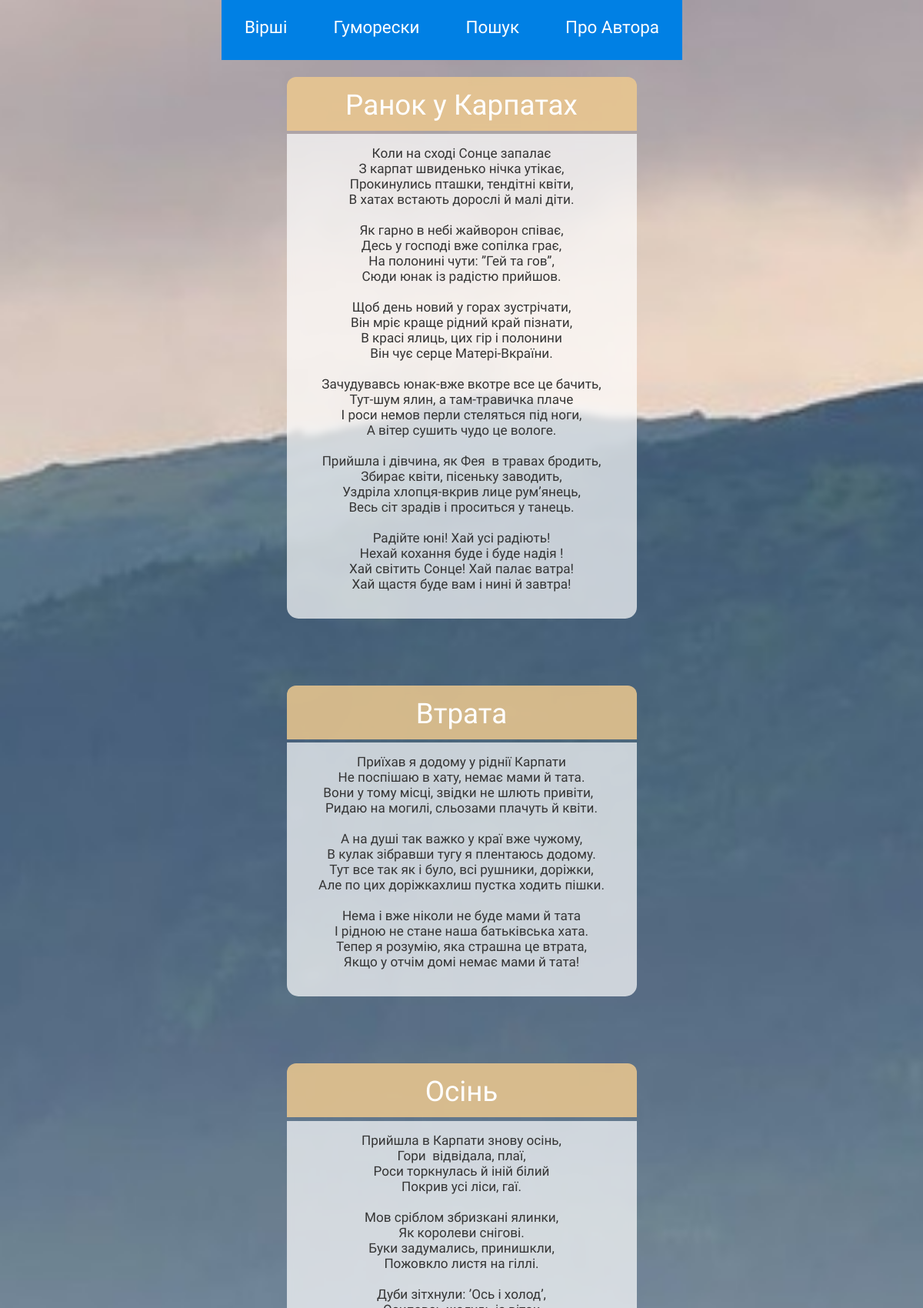
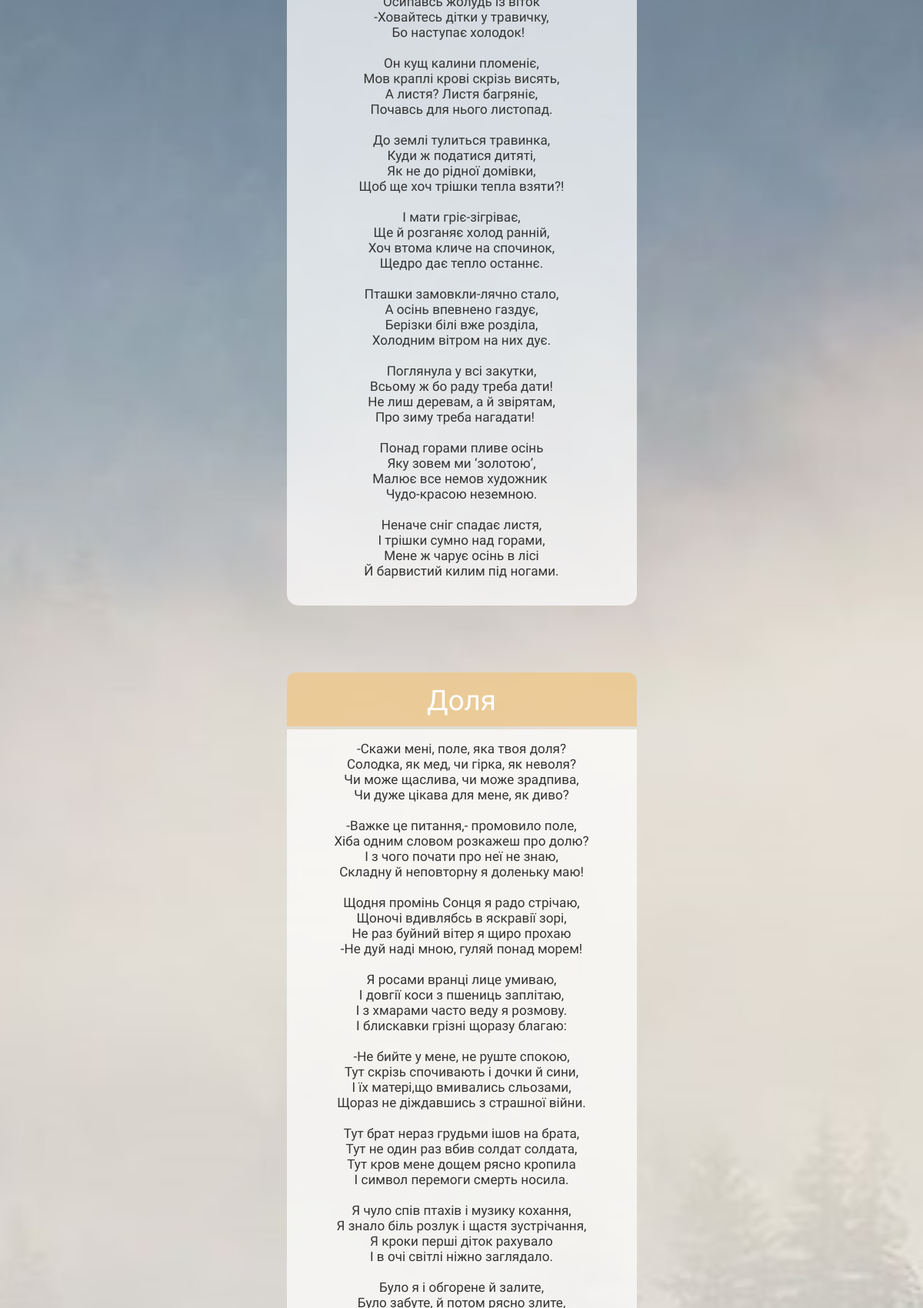
/poems/3 (upper part), run on the app's committed database (2 pictures, top to bottom).
### app/models.py (models this page shows)
class Poem(db.Model):
    id = db.Column(db.Integer, primary_key=True)
    title = db.Column(db.String(20), unique=True)
    text = db.Column(db.String(1028), unique=True)

### app/routes.py (the view)
@app.route('/poems/<int:page_num>')
def poems(page_num):
    poems = Poem.query.paginate(per_page=5, page=page_num, error_out=True)
    return render_template('poems.html', title='Вірші',  poems=poems)

### app/templates/poems.html (shortened to what this page needs)
{% extends "base.html" %}
{% block app_content %}
    {% for poem in poems.items %}
        {% include "_poem.html" %}
    {% endfor %}
{% endblock %}

### app/templates/base.html (shortened to what this page needs)
<html>
    <head>
        <link rel="stylesheet" href="{{ url_for('static', filename='styles.css') }}"/>
    </head>
    <body>
        <div id="navbar-container">
            <div class="navbar">
                <div class="link-div">
                    <nav>
                        <ul class="nav-links">
                            <li><a href="{{ url_for('poems', page_num=1) }}">Вірші</a></li>
                            <li><a href="{{ url_for('humoresques', hum_page_num=1) }}">Гуморески</a></li>
                            <li><a href="{{ url_for('search') }}">Пошук</a></li>
                            <li><a href="{{ url_for('about') }}">Про<span style="opacity: 0;">і</span>Автора</a></li>
                        </ul>
                    </nav>
                </div>
            </div>
        </div>
        <div id="page_container">
            {% block content %}
            <div class="container-fluid" style="margin-top: 100px;">
                {% block app_content %}{% endblock %}
            </div>
            {% endblock %}
        </div>
    </body>
</html>

### app/templates/_poem.html
{% extends "base.html" %}
{% block app_content %}
    <div id="poem-container">
        <div id="title">{{poem.title}}</div>
        <pre><div id="text">{{poem.text}}</div></pre>
    </div>
{% endblock %}

### app/static/styles.css (style rules this page uses)
#poem-container { width: 600px; color: white; margin-left: 50%; margin-top: -5.7rem; margin-bottom: 75px; border-radius: 15px; }
#title { width: 100%; height: 40px; background-color: rgba(237, 200, 143, 0.85); backdrop-filter: blur(5px); background-size: cover; font-size: 2.3rem; font-family: Alice; color: white; text-align: center; padding-top: 15px; padding-bottom: 15px; border-radius: 12px 12px 0 0; }
#text { background-color: rgba(255, 255, 255, 0.7); backdrop-filter: blur(5px); width: 100%; font-family: Alice; font-size: 1.34rem; color: #353535; text-align: center; margin-top: -23px; margin-bottom: -13px; padding-top: 15px; padding-bottom: 35px; border-radius:0 0 15px 15px; }
#navbar-container { position: absolute; top: 0; height: 100px; width: 90%; }
a { text-decoration: none; color: white; }
body { background: url('/static/day-mnt.jpg') no-repeat center center fixed; -webkit-background-size: cover; -moz-background-size: cover; -o-background-size: cover; background-size: cover; font-family: Alice; font-size: 1.7rem; }
.navbar { position: fixed; display: flex; justify-content: space-between; align-items: center; font-size: 1.4rem; margin-bottom: 100px; }
.nav-links { left: 41%; display: inline-flex; list-style: none; }
.nav-links a { width: 50px; text-align: center; padding: 30px; background: rgb(0, 128, 228); transition: 0.3s ease-out; }
html, body { width: 100%; height: 100%; margin: 0; padding: 0; overflow-x: hidden; }
@media screen and (max-width: 1430px) { .nav-links { position: fixed; z-index: 10; left: 50%; margin-left: -15.72em; } }
@media screen and (max-width: 1430px) { #poem-container { width:455px; margin-top: 150px; margin-bottom: -80px; margin: 0 auto; text-align: center; position: float; } }
@media screen and (max-width: 1430px) { #text { width: 455px; font-size: 1.07rem; } }
@media screen and (max-width: 1430px) { html, body { width: 100%; height: 100%; margin: 0; padding: 0; overflow-x: hidden; } }

### data on the page
Poem: title "Ранок у Карпатах", text "Коли на сході Сонце запалає З карпат швиденько нічка утікає, Прокинулись пташки, тендітні квіти, В хатах встають дорослі й малі діти. Як гарно в небі жайворон співає, Десь у господі вже сопілка грає, На полонині чути: ”Гей та гов”, Сюди юнак із радістю прийшов. Щоб день новий у горах зустрічати, Він мріє краще рідний край пізнати, В красі ялиць, цих гір і полонини Він чує серце Матері-Вкраїни. Зачудувавсь юнак-вже вкотре все це бачить, Тут-шум ялин, а там-травичка плаче І роси немов перли стеляться під ноги, А вітер сушить чудо це вологе. Прийшла і дівчина, як Фея в травах бродить, Збирає квіти, пісеньку заводить, Уздріла хлопця-вкрив лице рум’янець, Весь сіт зрадів і проситься у танець.…"
Poem: title "Втрата", text "Приїхав я додому у ріднії Карпати Не поспішаю в хату, немає мами й тата. Вони у тому місці, звідки не шлють привіти, Ридаю на могилі, сльозами плачуть й квіти. А на душі так важко у краї вже чужому, В кулак зібравши тугу я плентаюсь додому. Тут все так як і було, всі рушники, доріжки, Але по цих доріжкахлиш пустка ходить пішки. Нема і вже ніколи не буде мами й тата І рідною не стане наша батьківська хата. Тепер я розумію, яка страшна це втрата, Якщо у отчім домі немає мами й тата!"
Poem: title "Осінь", text "Прийшла в Карпати знову осінь, Гори відвідала, плаї, Роси торкнулась й іній білий Покрив усі ліси, гаї. Мов сріблом збризкані ялинки, Як королеви снігові. Буки задумались, принишкли, Пожовкло листя на гіллі. Дуби зітхнули: ’Ось і холод’, Осипавсь жолудь із віток -Ховайтесь дітки у травичку, Бо наступає холодок! Он кущ калини пломеніє, Мов краплі крові скрізь висять, А листя? Листя багряніє, Почавсь для нього листопад. До землі тулиться травинка, Куди ж податися дитяті, Як не до рідної домівки, Щоб ще хоч трішки тепла взяти?! І мати гріє-зігріває, Ще й розганяє холод ранній, Хоч втома кличе на спочинок, Щедро дає тепло останнє. Пташки замовкли-лячно стало, А осінь впевнено газдує, Берізки…"
Poem: title "Доля"
